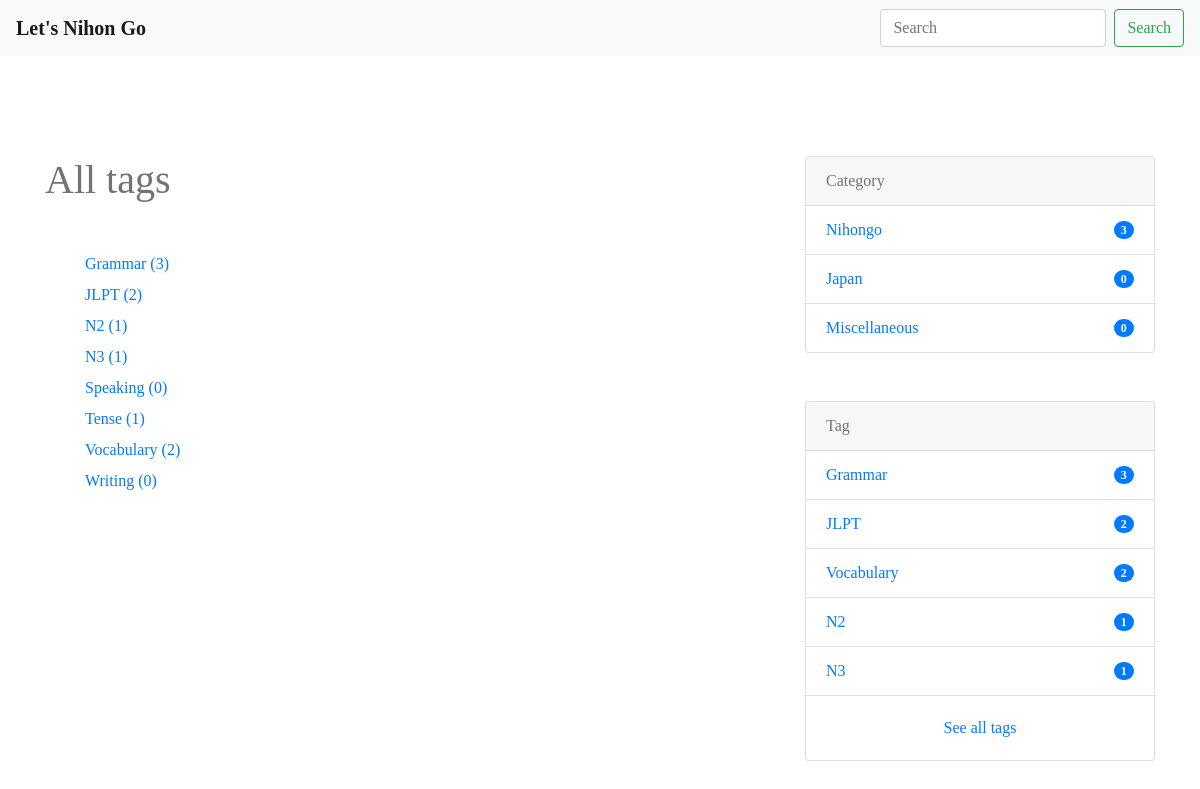
The app's page /tags/ with its own data.
### blog/models.py (models this page shows, shortened)
class Tag(models.Model):
    name = models.CharField(max_length=255)
    slug = models.SlugField(unique=True)
    timestamp = models.DateTimeField(auto_now_add=True)

class Category(models.Model):
    name = models.CharField(max_length=255)
    slug = models.SlugField(unique=True)
    timestamp = models.DateTimeField(auto_now_add=True)

### blog/views.py (the view)
# urls.py: path('tags/', TagListView.as_view(), name='tag_list'),
class TagListView(ListView):
    queryset = Tag.objects.annotate(num_posts=Count(
        'post', filter=Q(post__is_public=True)))

### nihongo/context_processors.py (called while the page is built)
def common(request):
    context = {
        'categories': Category.objects.annotate(
            num_posts=Count('post', filter=Q(post__is_public=True))),
        'tags': Tag.objects.annotate(
            num_posts=Count('post', filter=Q(post__is_public=True))),
    }
    return context

### blog/templates/blog/tag_list.html
{% extends "base.html" %}
{% load static %}
{% block content %}
<link rel="stylesheet" href="{% static 'blog/css/blog.css' %}">
<div class="container">
  <div class="row">
    <main class="col-md-8">
      <h1 class="mb-5">All tags</h1>
      <ul>
        {% for tag in object_list %}
        <li style="list-style:none; margin-bottom:7px;"><a href="{% url 'blog:tag_post' tag.slug %}">{{ tag.name }} ({{ tag.num_posts }})</a></li>
        {% empty %}
        <li>タグはありません。</li>
        {% endfor %}
      </ul>
    </main>
    <aside class="col-md-4">
      {% include "blog/snippets/sidebar.html" %}
    </aside>
  </div>
</div>
{% endblock %}

### blog/templates/blog/snippets/sidebar.html
{% load static %}
<link rel="stylesheet" href="{% static 'blog/css/blog.css' %}">
<div class="card mb-5">
  <div class="card-header">
    Category
  </div>
  <ul class="list-group list-group-flush">
    {% for category in categories|dictsort:"id" %}
    <li class="list-group-item d-flex justify-content-between align-items-center">
      <a href="{% url 'blog:category_post' category.slug %}" class="card-link">{{ category.name }}</a>
      <span class="badge badge-primary badge-pill">{{ category.num_posts }}</span>
    </li>
    {% endfor %}
  </ul>
</div>
<div class="card mb-5 mt-5">
  <div class="card-header">
    Tag
  </div>
  <ul class="list-group list-group-flush">
    {% for tag in tags|dictsortreversed:"num_posts"|slice:":5" %}
    <li class="list-group-item d-flex justify-content-between align-items-center">
      <a href="{% url 'blog:tag_post' tag.slug %}" class="card-link">{{ tag.name }}</a>
      <span class="badge badge-primary badge-pill">{{ tag.num_posts }}</span>
    </li>
    {% endfor %}
  </ul>
  <div class="card-body text-center">
    <a href="{% url 'blog:tag_list' %}" class="card-link">See all tags</a>
  </div>
</div>

### static/blog/css/blog.css (style rules this page uses)
* { color: rgb(115, 115, 115); font-family: "hiragino"; box-sizing: border-box; }
.container { margin-top: 100px; }

### records on screen
Tag: name "Grammar", num_posts "3"
Tag: name "JLPT", num_posts "2"
Tag: name "N2", num_posts "1"
Tag: name "N3", num_posts "1"
Tag: name "Speaking", num_posts "0"
Tag: name "Tense", num_posts "1"
Tag: name "Vocabulary", num_posts "2"
Tag: name "Writing", num_posts "0"
Category: name "Nihongo", num_posts "3"
Category: name "Japan", num_posts "0"
Category: name "Miscellaneous", num_posts "0"
